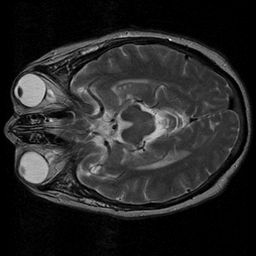
%> input picture kernelReg/unreg.bmp, 256 x 256 px
$ octave main.m   (GNU Octave 9; MATLAB toolbox functions it lacks are replaced by stand-ins)
%> lines starting %> are read from the running program, lines starting %| are printed output that depends on the picture; in (x1, y1, x2, y2) boxes, pixels count from 0 and x2, y2 are one past the last pixel; in counts of white or black regions, pixels touching at a corner belong together; the program's own positions count from 1
### kernelReg/fitkdeFast.m
function [sigma_opt,S_x] = fitkdeFast(x,anisotropic)
% Uses Fibonacci search to identify optimal kernel size for variable-width KDE
figure(32),clf,
[D,L] = size(x);        % determine data dimensionality and sample size
if anisotropic == 1
    % Use local k-NN covariances around x_i
    k = max(ceil(sqrt(L)),D+1); PairDist = squareform(pdist(x'));
    for i = 1:L
        [~,indknn] = sort(PairDist(i,:),'descend'); xiknn = x(:,indknn(1:k));
        temp = repmat(x(:,i),1,k)-xiknn; S_x{i} = inv(temp*temp'/k);
        C(i) = 1/((2*pi)^(D/2)*det(temp*temp'/k)^(1/2));
    end
elseif anisotropic == 0
    S_x = 0;
end
% Find the optimal kernel width using Fibonacci/Golden-Selection search in 10.^[-2,0.5]
F = [1 1 2 3]; count = length(F)+1; countmax = length(F)+2;
startpoint = -3; endpoint = 1; flag = 1; sigmaold = []; Hs = [];
while flag
    F(count) = F(count-1) + F(count-2); interval = (endpoint-startpoint)/F(count);
    linspc = [startpoint:interval:endpoint]; newind = [2:length(linspc)-1];
    sigma = [sigmaold,10.^linspc(newind)];
    for s = 1:length(newind),
        [s,length(newind)],
        Hs(length(sigmaold)+s) = EntropyEst(x,S_x,C,sigma(length(sigmaold)+s),anisotropic);
    end,
    figure(32), plot(sigma(length(sigmaold)+1:end),Hs(length(sigmaold)+1:end),'.','color',rand(3,1)),hold on drawnow,
    [sigma,ind] = sort(sigma,'ascend'); Hs = Hs(ind); [~,idx] = min(Hs);
    if (idx==1)|(idx==length(sigma)),
        flag = 0, disp('minimum outside initial interval');
    else,
        startpoint = log10(sigma(idx-1)); endpoint = log10(sigma(idx+1));
    end,
    if count > countmax, flag = 0; end,
    count = count + 1; sigmaold = sigma;
end
[~,tmpind] = min(Hs); disp('optimum sigma found...'), sigma_opt = sigma(tmpind),
for i = 1:L
    S_x{i} = S_x{i}/sigma_opt^2;
end

%--------------------------------------------
% [47 lines left out: function EntropyEst, not called in this run]
%--------------------------------------------

### kernelReg/kdeopt2.m
function p = kdeopt2(v,y,x,Sx,Sy,anisotropic,scale)
theta = v(1);
tx = v(2);
ty = v(3);
R = [cos(theta) sin(theta);-sin(theta) cos(theta)];
[ny,Ly] = size(y); [nx,Lx] = size(x);
if ny~=nx, error('Dimension mismatch!'), end, n = nx;
if anisotropic == 1
    DS = zeros(Lx,Ly);
    S = zeros(Lx,Ly,nx*ny);
    parfor i = 1:Lx
        Sx_=Sx{i}*scale;
        DS_ = zeros(1,Ly);
        S2 = zeros(Ly,ny^2);
        for j = 1:Ly
            Sy_ = Sy{j}*scale;
            S_ = (R'*Sx_*R + Sy_);
            DS_(j) = 1/((2*pi)^(ny/2)*det(S_)^(1/2));
            S_ = inv(S_);
            S2(j,:) = S_(:);
        end
        DS(i,:) = DS_;
        S(i,:,:) = S2;
    end
    K = zeros(Ly,1);
    parfor j = 1:Ly
        %         if mod(j,100)==0, [j,Ly], end,
        yjmx = (R'*x + repmat([tx;ty],1,length(x))) -repmat(y(:,j),1,Lx) ;
        Yjmx = [yjmx(1,:).^2;yjmx(1,:).*yjmx(2,:);yjmx(1,:).*yjmx(2,:);yjmx(2,:).^2];
        K(j) = mean(DS(:,j).*exp(-.5*sum(squeeze(S(:,j,:))'.*Yjmx,1))');
    end
    p = -sum(K);
elseif anisotropic == 0
    C = 1/(2*pi*sigma2)^(n/2);
    p=zeros(1,Ly);
    for j = 1:Ly
        yjmx = repmat(y(:,j),1,Lx)-x;
        p(j) = C*mean(exp(-0.5*sum(yjmx.^2,1)/sigma2));
    end
end

### kernelReg/main.m
% Rigid registration with mutual information using KDE
% Algorithm first estimates the kernel density, then calculates the MI,
% maximizes MI using direct search method
% Erhan Bas
% 02/25/10

clear all;close all;clc

% Rigid transformation model
% R(y-t) = x
dataType = 2;
if dataType == 1
    N1 = 500;
    x = [5 0;0 3]*rand(2,N1);%-2.5;
    theta = pi/9;
    tx = 8; ty = 4;
    R = [cos(theta) sin(theta);-sin(theta) cos(theta)];
    y = R'*x(:,1:1:end) + repmat([tx;ty],1,length(x));
    N2 = length(y);
    anisotropic = 1;

elseif dataType ==2
    unregistered = imread('unreg.bmp');
%> unregistered is the input picture: size 256x256x3 uint8; min 0, max 255, mean 38.7
    registeredOriginal = imread('reg.bmp');
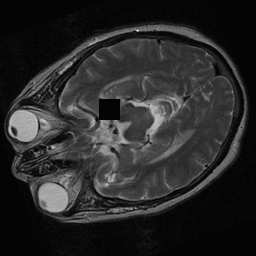
%> input picture kernelReg/reg.bmp, 256 x 256 px
%> registeredOriginal is the input picture: size 256x256x3 uint8; min 0, max 234, mean 41
    figure, subplot(211),imshow(unregistered),subplot(212), imshow(registeredOriginal);
    I1 = edge(rgb2gray(unregistered),'canny',.4);
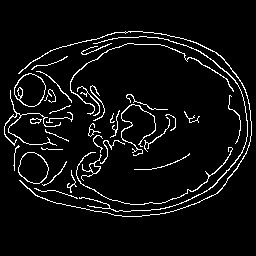
%> I1: size 256x256 logical; 5.7% white in thin lines or dots, all inside (x1, y1, x2, y2) = (4, 31, 252, 217)
    I2 = edge(rgb2gray(registeredOriginal),'canny',.4);
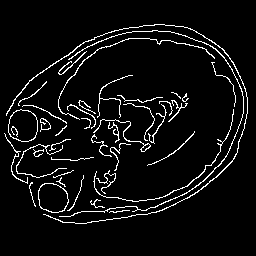
%> I2: size 256x256 logical; 5.8% white in thin lines or dots, all inside (x1, y1, x2, y2) = (4, 24, 248, 224)
    figure, subplot(211),imshow(I1),subplot(212), imshow(I2);
    [x1 x2]=find(I1); x = [x2 x1]';
%> after `[x1 x2]=find(I1)`: x1 = 3705 values from 32 to 217; x2 = 3705 values from 5 to 252
    [y1 y2]=find(I2); y = [y2 y1]';
%> after `[y1 y2]=find(I2)`: y1 = 3813 values from 25 to 224; y2 = 3813 values from 5 to 248

    y = y(:,1:6:end);
%> y = 636 columns, first 8: [5 7 8 9 9 10 10 11; 134 116 140 127 133 120 135 117]
    x = x(:,1:6:end);
%> x = 618 columns, first 8: [5 5 6 7 9 9 10 11; 127 133 135 138 122 139 128 93]

    N2 = length(y);
%> N2 = 636
    anisotropic = 1;
    %%
    thetagt = -pi/9;
    Rgt = [cos(thetagt) sin(thetagt);-sin(thetagt) cos(thetagt)];
    tgt =(eye(2)-Rgt')*[128;128];
    tgtx = tgt(1);
    tgty = tgt(2);

%     tgt =[128;128];
%     x2 = Rgt*(y+(Rgt'-eye(2))*repmat(tgt,1,length(y)));

    x2 = Rgt*(y-repmat(tgt,1,length(y)));
%> x2 = 636 columns, first 8: [10.37 18.4 11.13 16.52 14.47 19.85 14.72 21.82; 91.57 75.34 98.23 86.36 92 80.12 94.22 77.65]

    figure,
    plot(x(1,:),x(2,:),'.',x2(1,:),x2(2,:),'r.'), legend('x','xgt')
    figure,
    plot(x(1,:),x(2,:),'.',y(1,:),y(2,:),'r.'), legend('x','xgt')

end
figure,
plot(x(1,:),x(2,:),'.',y(1,:),y(2,:),'r.'), legend('x','y')
% matlabpool(4)
%%
if (1)
    [sigma_optx,S_x] = fitkdeFast(x,anisotropic);
%> in fitkdeFast, `[D,L] = size(x);`: D = 2; L = 618
%> in fitkdeFast, `k = max(ceil(sqrt(L)),D+1)`: k = 25
%> after the loop in fitkdeFast, `for i = 1:L`: C = 618 values, max 5.55e-05 at index 337, min 1.37e-05 at index 354, mean 3.5e-05; S_x = 618 items
%> the loop in fitkdeFast, `while flag` made 3 passes
%> (interval, linspc, ind, idx, startpoint, endpoint) on pass 2: (0.2, [-2.2 -2 -1.8 -1.6 -1.4 -1.2 -1 -0.8 -0.6], [1 5 6 7 2 8 9 10 11 3 4], 7, -1.4, -1)
%> (Hs, idx, startpoint, endpoint) on pass 1: ([57.7 11.01 11.13 12.05], 2, -2.2, -0.6)
%> pass 1, in fitkdeFast, `plot(sigma(length(sigmaold)+1:end),Hs(length(sigmaold)+1:end),'.','col`:
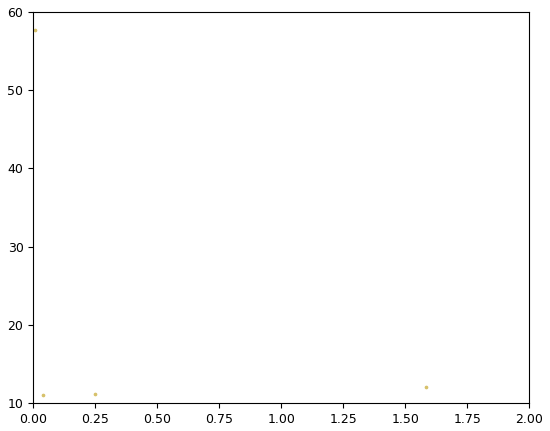
%> figure redrawn from the program's plot data
%> after the loop in fitkdeFast, `while flag`: F = [1 1 2 3 5 8 13]; Hs = 23 values, max 57.7 at index 1, min 10.73 at index 15, mean 13.97; count = 8; flag = 0; ind = 23 values, max 23 at index 19, min 1 at index 1, mean 12
%> in fitkdeFast, `[~,tmpind] = min(Hs)`: tmpind = 15
%> in fitkdeFast, `sigma_opt = sigma(tmpind)`: sigma_opt = 0.0702
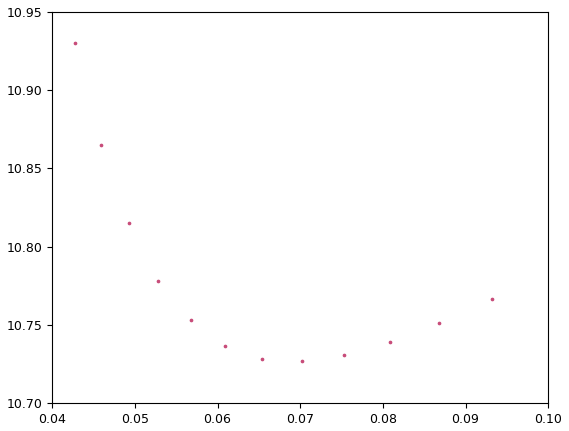
%> figure redrawn from the program's plot data; highest point at x = 0.0427, y = 10.93
%> sigma_optx = 0.0702; S_x = 618 items
    [sigma_opty,S_y] = fitkdeFast(y,anisotropic);
%> in fitkdeFast (call 2), `[D,L] = size(x);`: L = 636
%> in fitkdeFast (call 2), `k = max(ceil(sqrt(L)),D+1)`: k = 26
%> after the loop in fitkdeFast (call 2), `for i = 1:L`: C = 636 values, max 5.76e-05 at index 333, min 1.28e-05 at index 262, mean 3.42e-05; S_x = 636 items
%> the loop in fitkdeFast (call 2), `while flag` made 3 passes
%> (Hs, idx, startpoint, endpoint) on pass 1: ([Inf 10.97 11.12 12.03], 2, -2.2, -0.6)
%> pass 1, in fitkdeFast (call 2), `plot(sigma(length(sigmaold)+1:end),Hs(length(sigmaold)+1:end),'.','col`:
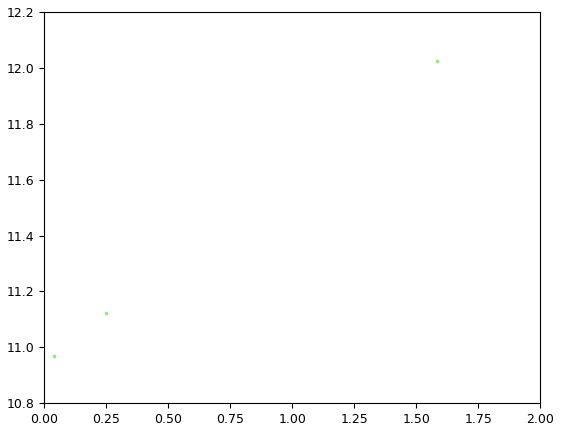
%> figure redrawn from the program's plot data
%> in fitkdeFast (call 2), `[~,tmpind] = min(Hs)`: tmpind = 14
%> in fitkdeFast (call 2), `sigma_opt = sigma(tmpind)`: sigma_opt = 0.0654
%> sigma_opty = 0.0654; S_y = 636 items
%> the run ends on the next line
